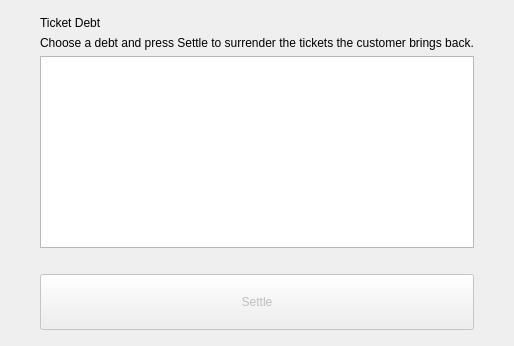
<?xml version="1.0" encoding="UTF-8"?>
<ui version="4.0">
 <class>LoanSettlePage</class>
 <widget class="QWidget" name="LoanSettlePage">
  <layout class="QVBoxLayout" name="loanLayout" stretch="0,0,1,0,0">
   <property name="leftMargin"><number>40</number></property>
   <property name="topMargin"><number>16</number></property>
   <property name="rightMargin"><number>40</number></property>
   <property name="bottomMargin"><number>16</number></property>
   <property name="spacing"><number>6</number></property>
   <item>
    <widget class="QLabel" name="pageTitle">
     <property name="text"><string>Ticket Debt</string></property>
    </widget>
   </item>
   <item>
    <widget class="QLabel" name="loanIntro">
     <property name="text"><string>Choose a debt and press Settle to surrender the tickets the customer brings back.</string></property>
    </widget>
   </item>
   <item>
    <widget class="QTableWidget" name="loansTable">
    </widget>
   </item>
   <item>
    <widget class="QLabel" name="loanStatus">
     <property name="wordWrap"><bool>true</bool></property>
    </widget>
   </item>
   <item>
    <layout class="QHBoxLayout" name="buttonRow" stretch="1">
     <property name="leftMargin"><number>0</number></property>
     <property name="topMargin"><number>0</number></property>
     <property name="rightMargin"><number>0</number></property>
     <property name="bottomMargin"><number>0</number></property>
     <property name="spacing"><number>6</number></property>
     <item>
      <widget class="QPushButton" name="loanSettleButton">
       <property name="text"><string>Settle</string></property>
       <property name="enabled"><bool>false</bool></property>
       <property name="minimumSize"><size><width>0</width><height>56</height></size></property>
      </widget>
     </item>
    </layout>
   </item>
  </layout>
 </widget>
 <resources/>
 <connections/>
</ui>
